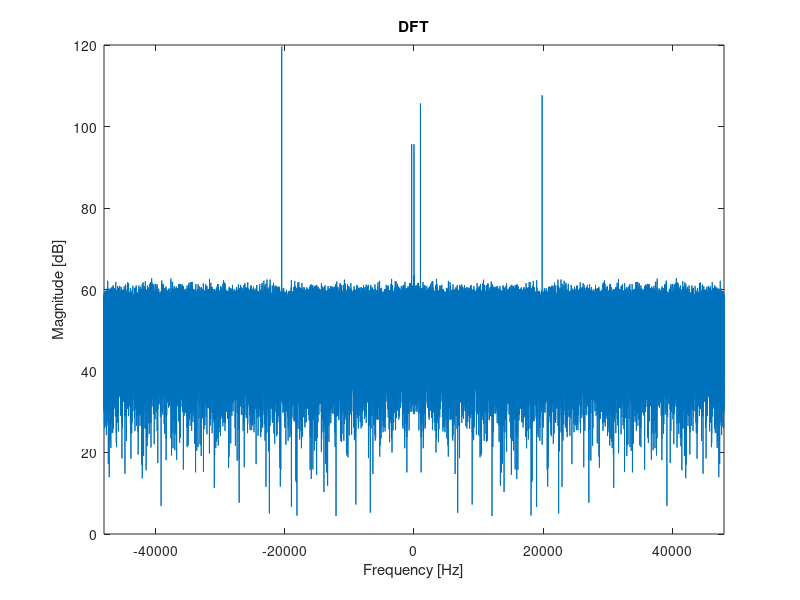
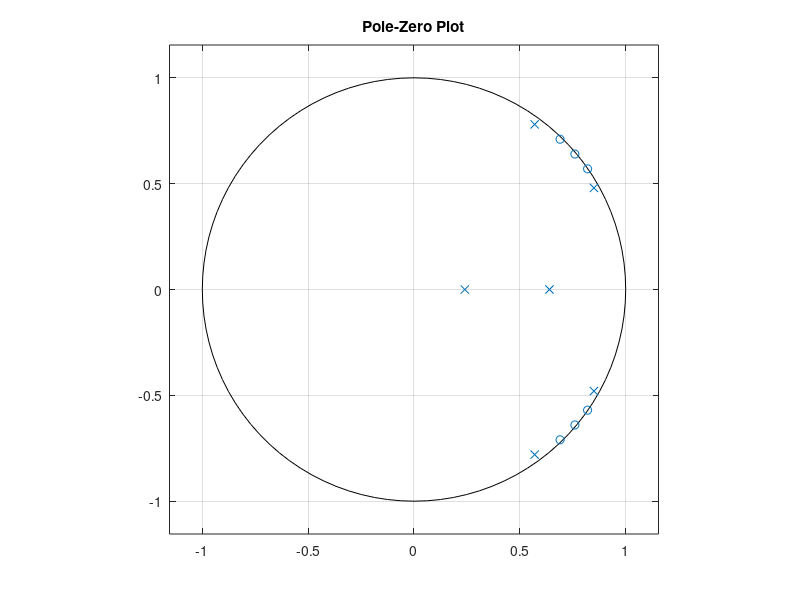

The MATLAB source for these figures, in order: (Note: this script raises an error after producing the figures.)
% Four-year transform 
% Kenneth Chan

frequency_sample = 96000; 
num_samples = 192000; 
db2mag = @(dB) 10.^(dB / 20); 

period = 1/frequency_sample; 
t = (0:num_samples - 1) * period;    % Time vector

freq_matrix = [-20.48e3; -360; 996; 19.84e3];
db_matrix = db2mag([14; -10; 0; 2]); 

% DFT
dft = sum(db_matrix .* exp(1j * 2 * pi * freq_matrix .* t)); % Want magnitude, so positive exponential... 
dft = dft + db2mag(-10) + randn(size(dft));  
S = fftshift(fft(dft));

figure; 
plot(frequency_sample / num_samples * (-num_samples / 2:num_samples / 2 - 1), 20 * log10(abs(S))); % Magnitude formula is = 20*log(dB) 
title('DFT'); 
ylabel('Magnitude [dB]');
xlabel('Frequency [Hz]');
xlim([-frequency_sample / 2, frequency_sample / 2]); % The NYquist frequency states that only up to frequency_sample/2  is used

c = 0.53;

n = [0.76 + 0.64j, 0.76 - 0.64j, 0.69 + 0.71j, 0.69 - 0.71j, 0.82 + 0.57j, 0.82 - 0.57j];
d = [0.57 + 1j*0.78, 0.57 - 1j*0.78, 0.85 + 1j*0.48, 0.85 - 1j*0.48, 0.24, 0.64];

numerator_coefficients = poly(n);    % Numerator coefficients
denominator_coefficients = poly(d);  % Denominator coefficients

numerator_coefficients = c * numerator_coefficients; 

figure;
zplane(numerator_coefficients, denominator_coefficients);
title('Pole-Zero Plot');


% Compute and plot frequency response using freqz
% Compute the frequency response
[H, w] = freqz(numerator_coefficients, denominator_coefficients);
H_dB = 20 * log10(abs(H));
H_ph = rad2deg(unwrap(angle(H)));

% Convert angular frequency to physical frequency
frequencies = w / (2 * pi);

% Magnitude response
figure;
sgtitle('Response');

subplot(2,1,1);
plot(frequencies, H_dB);
title('Magnitude Response (dB)');
xlabel('Frequency (Hz)');
ylabel('Magnitude (dB)');

% Phase response
subplot(2,1,2);
plot(frequencies, H_ph);
title('Phase Response');
xlabel('Frequency (Hz)');
ylabel('Phase (degrees)');
